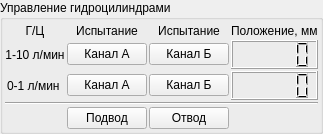
        <widget class="QGroupBox" name="ChilinderControl">
         <property name="title">
          <string>Управление гидроцилиндрами</string>
         </property>
         <layout class="QVBoxLayout" name="verticalLayout_4">
          <property name="spacing">
           <number>2</number>
          </property>
          <property name="leftMargin">
           <number>2</number>
          </property>
          <property name="topMargin">
           <number>4</number>
          </property>
          <property name="rightMargin">
           <number>2</number>
          </property>
          <property name="bottomMargin">
           <number>2</number>
          </property>
          <item>
           <layout class="QGridLayout" name="gridLayout_2">
            <property name="spacing">
             <number>2</number>
            </property>
            <item row="5" column="1">
             <widget class="QPushButton" name="YA24">
              <property name="toolTip">
               <string>YA24</string>
              </property>
              <property name="toolTipDuration">
               <number>500</number>
              </property>
              <property name="text">
               <string>Подвод</string>
              </property>
              <property name="checkable">
               <bool>true</bool>
              </property>
             </widget>
            </item>
            <item row="5" column="2">
             <widget class="QPushButton" name="YA25">
              <property name="toolTip">
               <string>YA25</string>
              </property>
              <property name="toolTipDuration">
               <number>500</number>
              </property>
              <property name="text">
               <string>Отвод</string>
              </property>
              <property name="checkable">
               <bool>true</bool>
              </property>
             </widget>
            </item>
            <item row="2" column="2">
             <widget class="QPushButton" name="YA20">
              <property name="toolTip">
               <string>YA20</string>
              </property>
              <property name="toolTipDuration">
               <number>500</number>
              </property>
              <property name="text">
               <string>Канал Б</string>
              </property>
              <property name="checkable">
               <bool>true</bool>
              </property>
             </widget>
            </item>
            <item row="0" column="2">
             <widget class="QLabel" name="label_29">
              <property name="text">
               <string>Испытание</string>
              </property>
              <property name="alignment">
               <set>Qt::AlignCenter</set>
              </property>
             </widget>
            </item>
            <item row="0" column="0">
             <widget class="QLabel" name="label_22">
              <property name="text">
               <string>Г/Ц</string>
              </property>
              <property name="alignment">
               <set>Qt::AlignCenter</set>
              </property>
             </widget>
            </item>
            <item row="0" column="1">
             <widget class="QLabel" name="label_28">
              <property name="text">
               <string>Испытание</string>
              </property>
              <property name="alignment">
               <set>Qt::AlignCenter</set>
              </property>
             </widget>
            </item>
            <item row="2" column="0">
             <widget class="QLabel" name="l_small_gc">
              <property name="text">
               <string>0-1 л/мин </string>
              </property>
              <property name="alignment">
               <set>Qt::AlignCenter</set>
              </property>
             </widget>
            </item>
            <item row="1" column="1">
             <widget class="QPushButton" name="YA19">
              <property name="toolTip">
               <string>YA19</string>
              </property>
              <property name="toolTipDuration">
               <number>500</number>
              </property>
              <property name="text">
               <string>Канал А</string>
              </property>
              <property name="checkable">
               <bool>true</bool>
              </property>
             </widget>
            </item>
            <item row="2" column="1">
             <widget class="QPushButton" name="YA21">
              <property name="toolTip">
               <string>YA21</string>
              </property>
              <property name="toolTipDuration">
               <number>500</number>
              </property>
              <property name="text">
               <string>Канал А</string>
              </property>
              <property name="checkable">
               <bool>true</bool>
              </property>
             </widget>
            </item>
            <item row="1" column="0">
             <widget class="QLabel" name="l_large_gc">
              <property name="text">
               <string>1-10 л/мин</string>
              </property>
              <property name="alignment">
               <set>Qt::AlignCenter</set>
              </property>
             </widget>
            </item>
            <item row="1" column="2">
             <widget class="QPushButton" name="YA18">
              <property name="toolTip">
               <string>YA18</string>
              </property>
              <property name="toolTipDuration">
               <number>500</number>
              </property>
              <property name="text">
               <string>Канал Б</string>
              </property>
              <property name="checkable">
               <bool>true</bool>
              </property>
             </widget>
            </item>
            <item row="4" column="0" colspan="4">
             <widget class="Line" name="line_4">
              <property name="orientation">
               <enum>Qt::Horizontal</enum>
              </property>
             </widget>
            </item>
            <item row="2" column="3">
             <widget class="QLCDNumber" name="POS1">
              <property name="minimumSize">
               <size>
                <width>0</width>
                <height>29</height>
               </size>
              </property>
              <property name="maximumSize">
               <size>
                <width>16777215</width>
                <height>29</height>
               </size>
              </property>
              <property name="toolTip">
               <string>POS1</string>
              </property>
              <property name="toolTipDuration">
               <number>500</number>
              </property>
              <property name="frameShape">
               <enum>QFrame::Box</enum>
              </property>
             </widget>
            </item>
            <item row="1" column="3">
             <widget class="QLCDNumber" name="POS2">
              <property name="minimumSize">
               <size>
                <width>0</width>
                <height>29</height>
               </size>
              </property>
              <property name="maximumSize">
               <size>
                <width>16777215</width>
                <height>29</height>
               </size>
              </property>
              <property name="toolTip">
               <string>POS2</string>
              </property>
              <property name="toolTipDuration">
               <number>500</number>
              </property>
             </widget>
            </item>
            <item row="0" column="3">
             <widget class="QLabel" name="label_30">
              <property name="frameShape">
               <enum>QFrame::NoFrame</enum>
              </property>
              <property name="text">
               <string>Положение, мм</string>
              </property>
             </widget>
            </item>
           </layout>
          </item>
         </layout>
        </widget>
